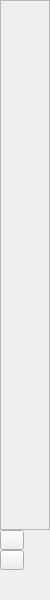
<?xml version="1.0" encoding="UTF-8"?>
<ui version="4.0">
 <class>FrmXvFuncAsm</class>
 <widget class="QWidget" name="FrmXvFuncAsm">
  <property name="geometry">
   <rect>
    <x>0</x>
    <y>0</y>
    <width>50</width>
    <height>600</height>
   </rect>
  </property>
  <property name="minimumSize">
   <size>
    <width>50</width>
    <height>0</height>
   </size>
  </property>
  <property name="maximumSize">
   <size>
    <width>70</width>
    <height>16777215</height>
   </size>
  </property>
  <property name="windowTitle">
   <string>参数设置</string>
  </property>
  <layout class="QVBoxLayout" name="verticalLayout">
   <property name="spacing">
    <number>0</number>
   </property>
   <property name="leftMargin">
    <number>0</number>
   </property>
   <property name="topMargin">
    <number>0</number>
   </property>
   <property name="rightMargin">
    <number>0</number>
   </property>
   <property name="bottomMargin">
    <number>0</number>
   </property>
   <item>
    <widget class="QScrollArea" name="scAreaXvFuncAsm">
     <property name="widgetResizable">
      <bool>true</bool>
     </property>
     <widget class="QWidget" name="scAreaWcXvFuncAsm">
      <property name="geometry">
       <rect>
        <x>0</x>
        <y>0</y>
        <width>48</width>
        <height>520</height>
       </rect>
      </property>
     </widget>
    </widget>
   </item>
   <item>
    <widget class="XMatHLine" name="hLine1"/>
   </item>
   <item>
    <layout class="QVBoxLayout" name="vLayout">
     <property name="spacing">
      <number>0</number>
     </property>
     <item>
      <widget class="XMatToolButton" name="btnXvFuncUp">
       <property name="minimumSize">
        <size>
         <width>0</width>
         <height>20</height>
        </size>
       </property>
       <property name="maximumSize">
        <size>
         <width>16777215</width>
         <height>20</height>
        </size>
       </property>
       <property name="text">
        <string/>
       </property>
      </widget>
     </item>
     <item>
      <widget class="XMatToolButton" name="btnXvFuncDown">
       <property name="minimumSize">
        <size>
         <width>0</width>
         <height>20</height>
        </size>
       </property>
       <property name="maximumSize">
        <size>
         <width>16777215</width>
         <height>20</height>
        </size>
       </property>
       <property name="text">
        <string/>
       </property>
      </widget>
     </item>
     <item>
      <widget class="XMatHLine" name="hLine2"/>
     </item>
     <item>
      <widget class="XMatToolButton" name="btnShowXvFuncAsm">
       <property name="minimumSize">
        <size>
         <width>20</width>
         <height>30</height>
        </size>
       </property>
       <property name="maximumSize">
        <size>
         <width>20</width>
         <height>30</height>
        </size>
       </property>
       <property name="text">
        <string/>
       </property>
       <property name="autoRaise">
        <bool>true</bool>
       </property>
      </widget>
     </item>
    </layout>
   </item>
  </layout>
 </widget>
 <customwidgets>
  <customwidget>
   <class>XMatToolButton</class>
   <extends>QToolButton</extends>
   <header>XMatToolButton.h</header>
  </customwidget>
  <customwidget>
   <class>XMatHLine</class>
   <extends>QWidget</extends>
   <header>XMatHLine.h</header>
  </customwidget>
 </customwidgets>
 <resources/>
 <connections/>
</ui>
